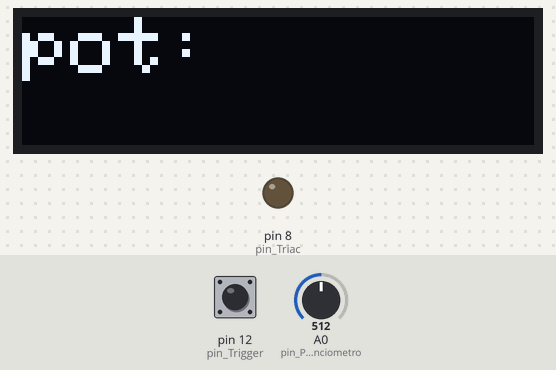
Bench run of a sketch on a simulated Arduino Uno, built with avr-gcc and run on an emulated ATmega328P. On the bench: 128×32 one-colour display, output pins drawn as LEDs (lit = HIGH). Inputs (shaded band) come from the test bench; at power-on: pin 12 (pin_Trigger) HIGH, A0 (pin_Potenciometro) = 512. What the sketch prints to the serial monitor is not drawn.

Above: at 3.2 s.
3.3 s: pin 12 (pin_Trigger) pulled LOW for 0.15 s
At 3.69 s:
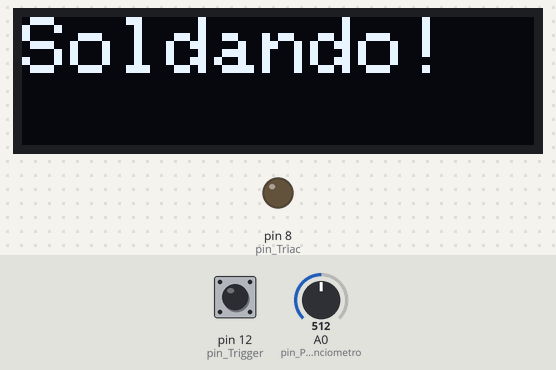
4.0 s: A0 (pin_Potenciometro) set to 716
At 4.34 s:
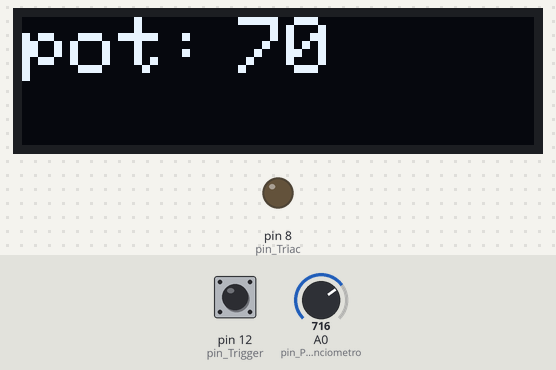
5.6 s: A0 (pin_Potenciometro) set to 900
At 5.91 s:
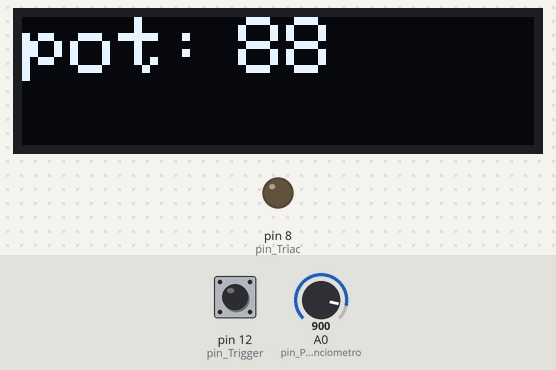
7.2 s: A0 (pin_Potenciometro) set to 1023
At 7.57 s:
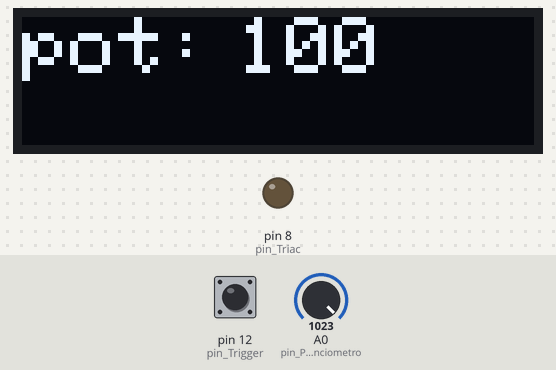
8.9 s: pin 12 (pin_Trigger) pulled LOW for 3.2 s
At 12.17 s:
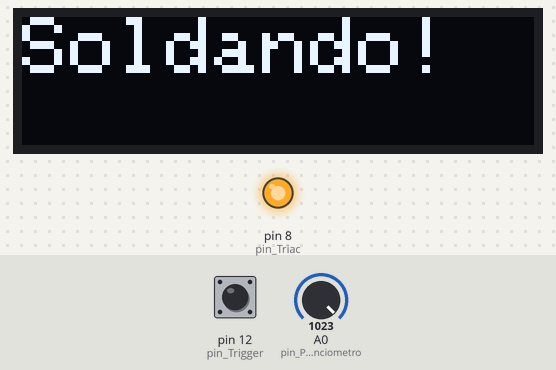
Timing chart, 0 to 13.7 s (numbered marks = the images above; inputs shaded):
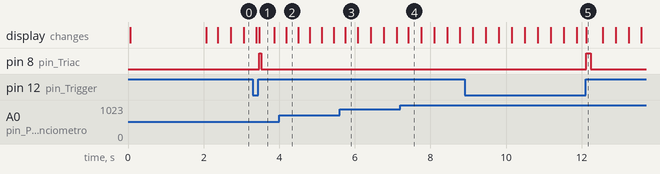

Measured:
- after the input at 3.3 s, pin 8 (pin_Triac): LOW → HIGH after 0.17 s, → LOW 0.06 s later; the display: first differs from a run without the input after 0.17 s (image 1)
- after the input at 4.0 s, the display: changes after 0.19 s (image 2)
- after the input at 5.6 s, the display: changes after 0.14 s (image 3)
- after the input at 7.2 s, the display: changes after 0.21 s (image 4)
- after the input at 8.9 s, pin 8 (pin_Triac): LOW → HIGH after 3.2 s, → LOW 0.12 s later; the display: first differs from a run without the input after 3.2 s (image 5)
- what the display in image 1 shows lasts 0.4 s, from 3.5 s to 3.9 s

The sketch:

Solda_Ponto.ino
```cpp
#include <SPI.h>
#include <Wire.h>
#include <Adafruit_GFX.h>
#include <Adafruit_SSD1306.h>

#define pin_Potenciometro A0
#define pin_Trigger 12
#define pin_Triac 8

Adafruit_SSD1306 display = Adafruit_SSD1306(128, 32, &Wire);

#define min_Power_ms 3
#define max_Power_ms 120

byte aux2 = 0;
uint16_t time_ms = 0;

void setup(){
  Serial.begin(115200);

  pinMode(pin_Triac, OUTPUT);
  pinMode(pin_Trigger, INPUT_PULLUP);

  if(display.begin(SSD1306_SWITCHCAPVCC, 0x3C)) {
    Serial.println(F("SSD1306 allocation failed"));
  }
  display.clearDisplay();
  display.display();
  display.setTextSize(1);
  display.setTextColor(WHITE);
  display.setCursor(0, 0);
  display.print(F("Solda ponto"));
  display.setCursor(0, 20);
  display.print(F("Adrian.piveta"));
  display.display();
  delay(2000);
  display.clearDisplay();
}

void loop(){
  trigger();
  screenOne();
}

void trigger(){
  if (!digitalRead(pin_Trigger)){
    aux2 = 1;
  }

  if (digitalRead(pin_Trigger) && aux2 == 1){
    display.clearDisplay();
    display.setCursor(0, 0);
    display.print("Soldando!");
    display.display();
    digitalWrite(pin_Triac, HIGH);
    delay(time_ms);
    digitalWrite(pin_Triac, LOW);
    delay(time_ms);
    aux2 = 0;
  }
}

void screenOne(){
  display.clearDisplay();
  //Posição Largura/Altura
  display.setCursor(0, 0);
  display.print("pot: ");
  display.display();
  display.setCursor(54, 0);

  int potValue = analogRead(pin_Potenciometro);
  int valorEnergia = map(potValue, 0, 1023, 1, 100);

  display.setTextSize(2);
  display.print(valorEnergia);

  time_ms = map(valorEnergia, 1, 100, min_Power_ms, max_Power_ms);
  Serial.println(time_ms);
  display.display();
}
```
